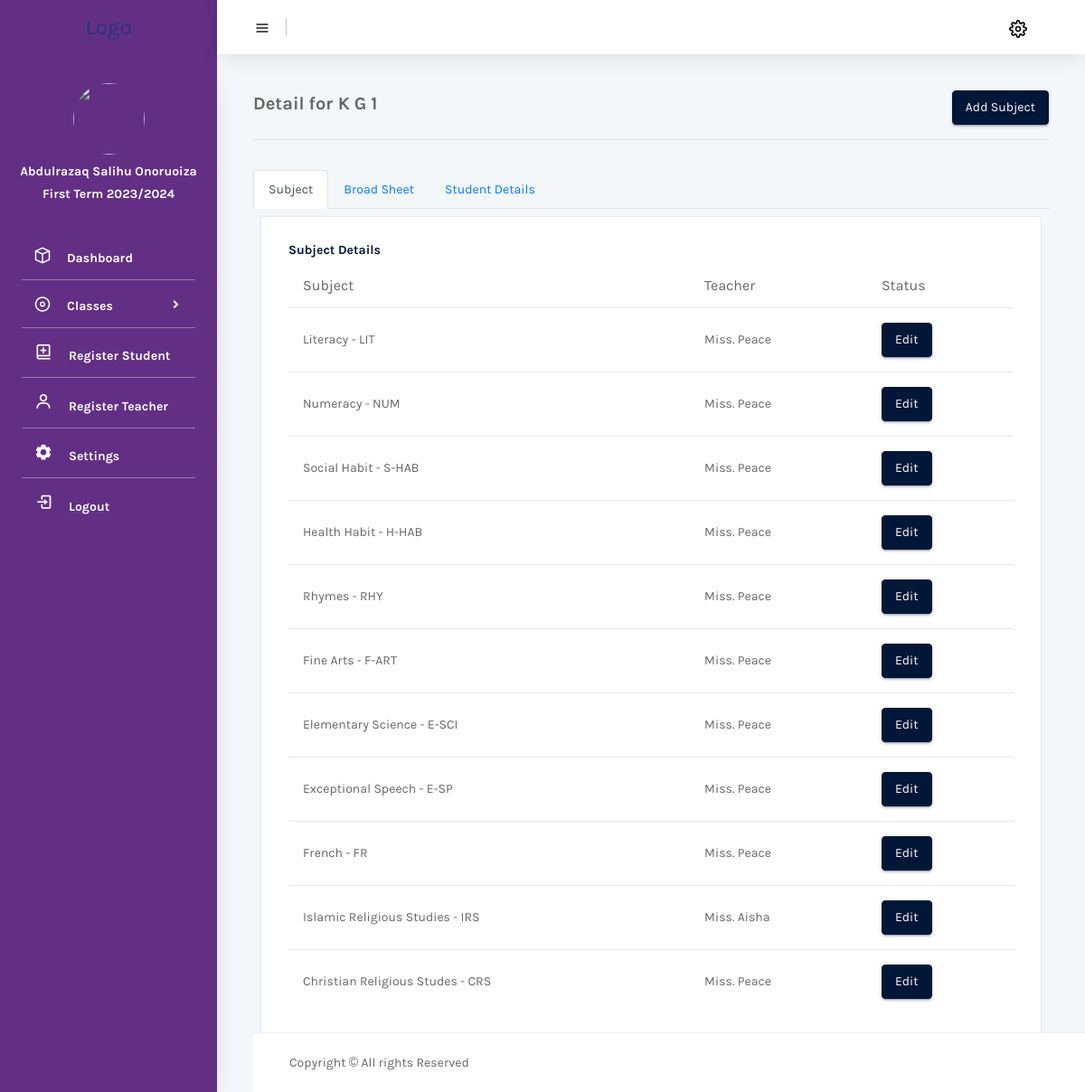
Screenshot of /class.php?class=1 (signed in) with the database file from the repository.
### tables this page shows
CREATE TABLE `classes` (
  `id` int(200) NOT NULL,
  `classes` varchar(255) NOT NULL
);

CREATE TABLE `kg1_subjects` (
  `id` int(200) NOT NULL,
  `subject` varchar(255) NOT NULL,
  `subject_abr` varchar(255) NOT NULL,
  `subject_teacher` varchar(200) NOT NULL
);

### class.php (the view, shortened to what this page needs)
<?php
include 'config.php';
$status = $_SESSION['user'];
$sql = "SELECT * FROM admin WHERE email = ? OR phone = ?";
$stmt = mysqli_prepare($conn, $sql);
if ($stmt) {
    mysqli_stmt_bind_param($stmt, "ss", $status, $status);
    mysqli_stmt_execute($stmt);
    $result = mysqli_stmt_get_result($stmt);
    if ($row = mysqli_fetch_assoc($result)) {
        $name = $row['name'];
    } else {
        header('Location: login.php');
        exit();
    }
} else {
    echo "Internal server error. Please try again later.";
    exit();
}
?>
<!DOCTYPE html>
<html lang="en">
<head>
    <link href='https://unpkg.com/boxicons@2.1.4/css/boxicons.min.css' rel='stylesheet'>
    <link rel="stylesheet" href="vendors/mdi/css/materialdesignicons.min.css">
    <link rel="stylesheet" href="vendors/feather/feather.css">
    <link rel="stylesheet" href="vendors/base/vendor.bundle.base.css">
    <link rel="stylesheet" href="css/style.css">
    <link rel="stylesheet" href="custom-columns.css">
</head>
<body>
    <div class="container-scroller">
        <?php include 'nav.php'; ?>
        <div class="container-fluid page-body-wrapper">
            <?php include 'sidebar.php'; ?>
            <?php
            $class = htmlspecialchars($_GET['class']);
            if ($class == 1) {
                $class_db = 'kg1_subjects';
            } elseif ($class == 2) {
                $class_db = 'pre_nursery_subjects';
            } elseif ($class == 3) {
                $class_db = 'nursery2_subjects';
            } elseif ($class == 4) {
                $class_db = 'basic1_subjects';
            } elseif ($class == 5) {
                $class_db = 'basic2_subjects';
            } elseif ($class == 6) {
                $class_db = 'basic3_subjects';
            } elseif ($class == 7) {
                $class_db = 'basic4_subjects';
            } elseif ($class == 8) {
                $class_db = 'basic5_subjects';
            } elseif ($class == 9) {
                $class_db = 'jss1_subjects';
            } elseif ($class == 10) {
                $class_db = 'jss2_subjects';
            } elseif ($class == 11) {
                $class_db = 'jss3_subjects';
            } elseif ($class == 12) {
                $class_db = 'sss1_subjects';
            } elseif ($class == 13) {
                $class_db = 'sss2_subjects';
            } elseif ($class == 14) {
                $class_db = 'sss3_subjects';
            } else {
            }
            $class_sql = "SELECT classes FROM classes WHERE id = $class";
            $class_result = $conn->query($class_sql);
            if ($class_result->num_rows > 0) {
                $class_row = $class_result->fetch_assoc();
                $class_name = $class_row["classes"];
            } else {
                echo "";
            }
            $subject_and_teacher_sql = "SELECT * FROM $class_db";
            $subject_and_teachers = mysqli_query($conn, $subject_and_teacher_sql);
            ?>
            <div class="main-panel">
                <div class="content-wrapper">
                    <div style="display: flex; justify-content: space-between; align-items: center;">
                        <h5 style="font-weight: bold; margin-right: 10px;">Detail for <?php echo $class_name ?></h5>
                        <a href="addsubjects.php?class=<?php echo $class ?>">
                            <button class="btn btn-dark">Add Subject</button>
                        </a>
                    </div>
                    <hr> <br>
                    <?php
                        if ($_SESSION['status'] !== 'SUPER_ADMIN') {
                            $activetab = 'active';
                            $showtab = 'show';
                        }else{
                            $activetab = '';
                        }
                    ?>
                    <ul class="nav nav-tabs" id="myTabs">
                        <?php if ($_SESSION['status'] == 'SUPER_ADMIN') { ?>
                            <li class="nav-item">
                                <a class="nav-link active" id="tab1-tab" data-toggle="tab" href="#tab1">Subject</a>
                            </li>
                        <?php } ?>
                        <li class="nav-item">
                            <a class="nav-link <?php echo $activetab ?>" id="tab2-tab" data-toggle="tab" href="#tab2">Broad Sheet</a>
                        </li>
                        <li class="nav-item">
                            <a class="nav-link" id="tab3-tab" data-toggle="tab" href="#tab3">Student Details</a>
                        </li>
                    </ul>
                    <div class="tab-content mt-2">
                        <?php if ($_SESSION['status'] == 'SUPER_ADMIN') { ?>
                            <div class="tab-pane fade show active" id="tab1">
                                <div class="col-lg-12 grid-margin stretch-card">
                                    <div class="card">
                                        <div class="card-body">
                                            <h4 class="card-title">Subject Details</h4>
                                            <div class="table-responsive">
                                                <table class="table">
                                                    <thead>
                                                        <tr>
                                                            <th>Subject</th>
                                                            <th>Teacher</th>
                                                            <th>Status</th>
                                                        </tr>
                                                    </thead>
                                                    <tbody>
                                                        <?php foreach ($subject_and_teachers as $subject_and_teacher) { ?>
                                                            <tr>
                                                                <td><?php echo $subject_and_teacher['subject'] ?> - <?php echo $subject_and_teacher['subject_abr'] ?></td>
                                                                <td><?php echo $subject_and_teacher['subject_teacher'] ?></td>
                                                                <td>
                                                                    <div class="dropdown">
                                                                        <button class="btn btn-dark" type="button">
                                                                            Edit
                                                                        </button>
                                                                    </div>
                                                                </td>
                                                            </tr>
                                                        <?php } ?>
                                                    </tbody>
                                                </table>
                                            </div>
                                        </div>
                                    </div>
                                </div>
                            </div>
                        <?php } ?>
                    </div>
                    <?php include 'footer.php' ?>
                </div>
            </div>
        </div>
</body>
</html>

### sidebar.php (shortened to what this page needs)
<nav class="sidebar sidebar-offcanvas" id="sidebar" style="background-color: #632F85">
    <div class="user-profile">
        <div class="user-image">
            <img src="images/teachers/<?php echo $_SESSION['img'] ?>">
        </div>
        <div class="user-name">
            <?php echo $name ?>
        </div>
        <div class="user-designation">
            First Term 2023/2024
        </div>
    </div>
    <ul class="nav">
        <li class="nav-item">
            <a class="nav-link" href="index.php">
                <i class="icon-box menu-icon"></i>
                <span class="menu-title">Dashboard</span>
            </a>
        </li>
        <li class="nav-item">
            <a class="nav-link" data-toggle="collapse" href="#ui-basic" aria-expanded="false" aria-controls="ui-basic">
                <i class="icon-disc menu-icon"></i>
                <span class="menu-title">Classes</span>
                <i class="menu-arrow"></i>
            </a>
        </li>
        <?php
        if ($_SESSION['status'] == 'SUPER_ADMIN') { ?>
            <li class="nav-item">
                <a class="nav-link" href="addstudent.php">
                    <i class='menu-icon bx bx-book-add' style="font-size: 20px;"></i>
                    <span class="menu-title">Register Student</span>
                </a>
            </li>
            <li class="nav-item">
                <a class="nav-link" href="addteacher.php">
                    <i class='menu-icon bx bx-user' style="font-size: 20px;"></i>
                    <span class="menu-title">Register Teacher</span>
                </a>
            </li>
        <?php } else {
        } ?>
        <li class="nav-item">
            <a class="nav-link" href="settings.php">
                <i class='menu-icon bx bxs-cog' style="font-size: 20px;"></i>
                <span class="menu-title">Settings</span>
            </a>
        </li>
        <li class="nav-item">
            <a class="nav-link" href="logout.php">
                <i class='menu-icon bx bx-log-in' style="font-size: 20px;"></i>
                <span class="menu-title">Logout</span>
            </a>
        </li>
    </ul>
</nav>

### rows the page displays
classes: classes "K G 1"
kg1_subjects: subject "Literacy", subject_abr "LIT", subject_teacher "Miss. Peace"
kg1_subjects: subject "Numeracy", subject_abr "NUM", subject_teacher "Miss. Peace"
kg1_subjects: subject "Social Habit", subject_abr "S-HAB", subject_teacher "Miss. Peace"
kg1_subjects: subject "Health Habit", subject_abr "H-HAB", subject_teacher "Miss. Peace"
kg1_subjects: subject "Rhymes", subject_abr "RHY", subject_teacher "Miss. Peace"
kg1_subjects: subject "Fine Arts", subject_abr "F-ART", subject_teacher "Miss. Peace"
kg1_subjects: subject "Elementary Science", subject_abr "E-SCI", subject_teacher "Miss. Peace"
kg1_subjects: subject "Exceptional Speech", subject_abr "E-SP", subject_teacher "Miss. Peace"
kg1_subjects: subject "French", subject_abr "FR", subject_teacher "Miss. Peace"
kg1_subjects: subject "Islamic Religious Studies", subject_abr "IRS", subject_teacher "Miss. Aisha"
kg1_subjects: subject "Christian Religious Studes", subject_abr "CRS", subject_teacher "Miss. Peace"

### other values shown
$name "Abdulrazaq Salihu Onoruoiza"
